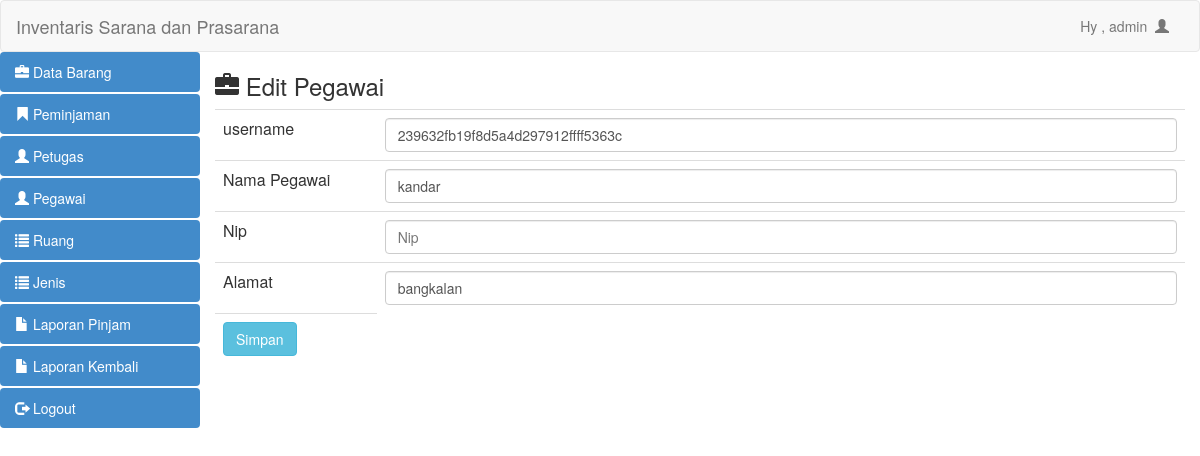
Screenshot of /admin/edit_pegawai.php?id=1 (signed in) with the database file from the repository.
### tables this page shows
CREATE TABLE IF NOT EXISTS `pegawai` (
  `id_pegawai` int(11) NOT NULL AUTO_INCREMENT,
  `username` varchar(50) DEFAULT NULL,
  `nama_pegawai` varchar(50) DEFAULT NULL,
  `nip` varchar(50) DEFAULT NULL,
  `alamat` varchar(50) DEFAULT NULL,
  PRIMARY KEY (`id_pegawai`)
);

### admin/edit_pegawai.php (the view, shortened to what this page needs)
<?php
include "header.php";
?>
<?php
$id = $_GET['id'];
$query = mysql_query ("select * from pegawai where id_pegawai=$id");
$data= mysql_fetch_array($query);
?>
<html>
<head>
	<h3><span class="glyphicon glyphicon-briefcase"></span>  Edit Pegawai</h3>
</head>
<body>
	<form method="post" action="proses_edit_pegawai.php?id=<?php echo $_GET['id'];?>" >
		<table class="table">
			<tr>
				<td class="col-md-2">username</td>
				<td><input type="text" name="username" class="form-control" placeholder="Nama" value="<?php echo $data['username'];?>"></td>
			</tr>
			<tr>
				<td class="col-md-2">Nama Pegawai</td>
				<td><input type="text" name="nama_pegawai" class="form-control" placeholder="Nama" value="<?php echo $data['nama_pegawai'];?>"></td>
			</tr>
			<tr>
				<td>Nip</td>
				<td><input type="text" name="pass" class="form-control" placeholder="Nip"></td>
			</tr>
			<tr>
				<td>Alamat
				<td>
					<input type="text" name="alamatp" class="form-control" placeholder="Alamat" value="<?php echo $data['alamat'];?>">
				</td>
			</tr>
			<tr>
				<td><input type="submit" name="simpan" class="btn btn-info" value="Simpan"></td>
			</tr>
		</table>
	</form>
</body>
<?php
include "footer.php" ?>
</html>

### rows the page displays
pegawai: username "239632fb19f8d5a4d297912ffff5363c", nama_pegawai "kandar", alamatp "bangkalan"

### other values shown
$_SESSION['nama'] "admin"
